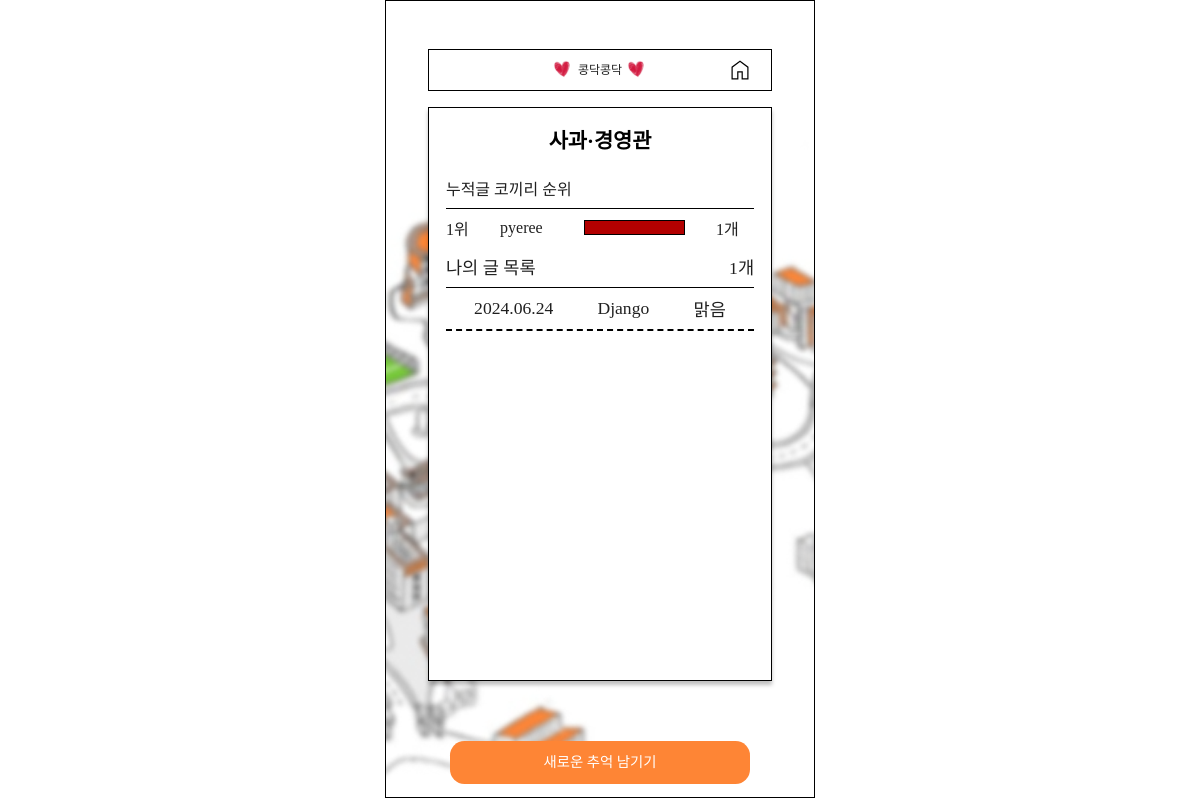
/category/a/사과·경영관/ (signed in), run on the app's committed database.
### main/models.py (models this page shows, shortened)
class Post(models.Model):
    WEATHER_CHOICES = [
        ('sunny', '맑음'),
        ('cloudy', '흐림'),
        ('rainy', '비'),
        ('snowy', '눈'),
    ]
    title = models.CharField(max_length=200)
    content = models.TextField()
    category = models.CharField(max_length=50)
    subcategory = models.CharField(max_length=50)
    author = models.ForeignKey(User, on_delete=models.CASCADE)
    created_at = models.DateTimeField(auto_now_add=True)
    weather = models.CharField(max_length=10, choices=WEATHER_CHOICES, default='sunny')
    tags = models.ManyToManyField(Tag, related_name='posts', blank=True)
    bookmark = models.ManyToManyField(User, related_name='bookmark', blank=True)

### main/views.py (the view)
# urls.py: path('category/<str:category>/<str:subcategory>/', views.categorypage, name='categorypage'),
def categorypage(request, category, subcategory):
    posts = Post.objects.filter(author=request.user, category=category, subcategory=subcategory)
    top_authors = Post.objects.filter(category=category, subcategory=subcategory)\
        .values('author__username')\
        .annotate(post_count=Count('author'))\
        .order_by('-post_count')[:3] # 3위까지 인덱스 늘려주면 됨
    authors_with_post_counts = Post.objects.filter(category=category, subcategory=subcategory)\
        .values('author__username')\
        .annotate(post_count=Count('author'))\
        .order_by('-post_count')
    user_post_count = posts.count()
    context = {
        'category': category,  # 카테고리 이름
        'subcategory': subcategory,  # 서브카테고리 이름
        'posts': posts,  # 현재 로그인된 사용자가 작성한 게시물
        'top_authors': top_authors,  # 상위 3명의 작성자와 그들의 게시물 수
        'authors_with_post_counts': authors_with_post_counts,  # 모든 작성자와 그들의 게시물 수
        'user_post_count': user_post_count,  # 현재 사용자의 게시물 수
    }
    return render(request, 'main/categorypage.html', context)

### main/templates/main/categorypage.html (shortened to what this page needs)
{% extends 'base.html' %} {% block content %} {% include 'shared/_topnav.html'%}
{% load static %}
<link
  rel="stylesheet"
  type="text/css"
  href="{% static 'css/categorypage.css'%}"
/>
<div class="category-view">
  <div class="post_container">
    <div id="post_place">{{subcategory}}</div>
    <div class="category_ranking">
      <div>누적글 코끼리 순위</div>
      <p id="line"></p>
      <div class="category_1_frame1">
        {% for author in top_authors %}
        <div class="category_1_top" data-post-count="{{ author.post_count }}">
          <div class="label">{{ forloop.counter }}위</div>
          <div id="ID">{{author.author__username}}</div>
          <div class="gauge-bar">
            <div class="fill" style="width: 100%"></div>
          </div>
          <div class="value">{{author.post_count}}개</div>
        </div>
        {% endfor %}
      </div>
    </div>
    <div class="category_1_frame2">
      <div class="post_count">
        <div>나의 글 목록</div>
        <div>{{user_post_count}}개</div>
      </div>
      <div class="scroll">
        {%for post in posts%}
        <a
        href="{% url 'post_detail' post.category post.subcategory post.id %}?next={% url 'categorypage' category subcategory %}"
        class="category_list"
        >
          <div>{{post.created_at|date:"Y.m.d"}}</div>
          <div>{{post.title }}</div>
          <div>{{post.weather}}</div>
        </a>
        {% endfor %}
      </div>
    </div>
  </div>
  <a href="{% url 'create_post' category subcategory %}" id="save"
    >새로운 추억 남기기</a
  >
</div>
{% endblock %}

### project/static/css/base/index.css (style rules this page uses)
html, body { margin: 0; }
html { background-color: white; font-size: 16px; display: flex; justify-content: center; padding: 0; min-height: 100svh; }
body { width: 430px; height: 99.5svh; }
* { font-family: "Sagak-sagak" !important; }

### project/static/css/shared/topnav.css (style rules this page uses)
p { margin: 0; }

### project/static/css/categorypage.css (style rules this page uses)
.category-view { display: flex; flex-direction: column; width: 100%; height: 86.3vh; align-items: center; background-image: url("../assets/images/background_category.png"); background-repeat: no-repeat; background-position: center; background-size: cover; overflow: hidden; gap: 0.5rem; }
.post_container { margin-top: 1rem; display: flex; flex: 0.85; flex-direction: column; width: 80%; align-items: center; justify-content: flex-start; border: 1px solid #000; background: #fff; box-shadow: 0px 4px 4px 0px rgba(0, 0, 0, 0.25); gap: 0.9rem; line-height: normal; }
#post_place { display: flex; justify-content: center; align-items: center; padding: 0.5rem; color: #000; text-align: center; font-size: 1.3rem; font-weight: 600; margin-top: 0.5rem; }
.category_ranking { display: flex; justify-content: center; flex-direction: column; width: 90%; font-size: 1rem; gap: 0.45rem; }
.category_1_frame1 { display: flex; flex-direction: column; justify-content: flex-start; width: 95%; gap: 0.3rem; font-size: 1rem; font-weight: 400; }
.category_1_top { display: flex; justify-content: space-evenly; gap: 0.3rem; align-items: center; }
.label { flex: 0.5; text-align: left; }
#ID { flex: 0.8; }
.gauge-bar { flex: 1; border: solid 1px black; height: 0.8rem; overflow: hidden; }
.fill { height: 100%; background-color: #b20000; }
.value { flex: 0.5; text-align: right; }
.category_1_frame2 { display: flex; flex-direction: column; width: 90%; align-items: flex-start; gap: 0.5rem; font-size: 1.1rem; }
.post_count { display: flex; width: 100%; justify-content: space-between; }
#line { width: 100%; height: 1px; background: #000; }
.scroll { display: flex; flex-direction: column; width: 100%; height: 80%; align-items: center; gap: 0.4rem; overflow-y: auto; overflow-x: hidden; }
.category_list { display: flex; justify-content: space-evenly; align-items: center; padding-bottom: 0.5rem; gap: 1rem; border-bottom: 2px dashed #000; width: 100%; }
#save { display: flex; justify-content: center; align-items: center; width: 300px; height: 2.7rem; border-radius: 0.9rem; background: #fe8535; color: #fff; font-size: 0.9rem; position: absolute; bottom: 1rem; }

### data on the page
Post: subcategory "사과·경영관", created_at "2024.06.24", title "Django", weather "맑음"

### other printed values
{{ author.author__username }} "pyeree"
{{ author.post_count }} "1"
{{ user_post_count }} "1"
